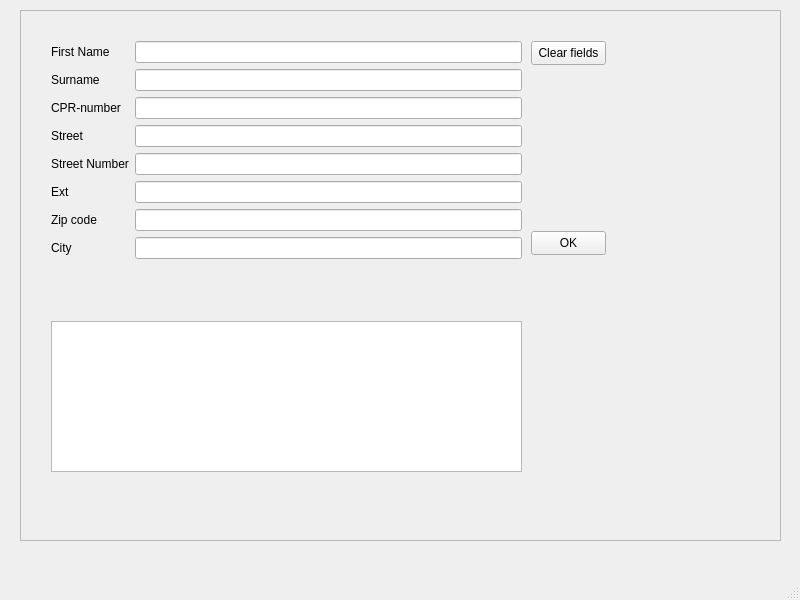
<?xml version="1.0" encoding="UTF-8"?>
<ui version="4.0">
 <class>MainWindow</class>
 <widget class="QMainWindow" name="MainWindow">
  <property name="geometry">
   <rect>
    <x>0</x>
    <y>0</y>
    <width>800</width>
    <height>600</height>
   </rect>
  </property>
  <property name="windowTitle">
   <string>My First App</string>
  </property>
  <widget class="QWidget" name="centralwidget">
   <widget class="QScrollArea" name="scrollArea">
    <property name="geometry">
     <rect>
      <x>20</x>
      <y>10</y>
      <width>761</width>
      <height>531</height>
     </rect>
    </property>
    <property name="widgetResizable">
     <bool>true</bool>
    </property>
    <widget class="QWidget" name="scrollAreaWidgetContents">
     <property name="geometry">
      <rect>
       <x>0</x>
       <y>0</y>
       <width>759</width>
       <height>529</height>
      </rect>
     </property>
     <widget class="QWidget" name="formLayoutWidget">
      <property name="geometry">
       <rect>
        <x>30</x>
        <y>30</y>
        <width>471</width>
        <height>221</height>
       </rect>
      </property>
      <layout class="QFormLayout" name="formLayout">
       <item row="0" column="0">
        <widget class="QLabel" name="firstNameLabel">
         <property name="text">
          <string>First Name</string>
         </property>
        </widget>
       </item>
       <item row="0" column="1">
        <widget class="QLineEdit" name="firstNameLineEdit">
         <property name="toolTip">
          <string/>
         </property>
         <property name="inputMask">
          <string/>
         </property>
         <property name="text">
          <string/>
         </property>
         <property name="placeholderText">
          <string/>
         </property>
         <property name="clearButtonEnabled">
          <bool>true</bool>
         </property>
        </widget>
       </item>
       <item row="1" column="0">
        <widget class="QLabel" name="surnameLabel">
         <property name="text">
          <string>Surname</string>
         </property>
        </widget>
       </item>
       <item row="1" column="1">
        <widget class="QLineEdit" name="surnameLineEdit"/>
       </item>
       <item row="2" column="0">
        <widget class="QLabel" name="cPRNumberLabel">
         <property name="text">
          <string>CPR-number</string>
         </property>
        </widget>
       </item>
       <item row="2" column="1">
        <widget class="QLineEdit" name="cPRNumberLineEdit"/>
       </item>
       <item row="3" column="0">
        <widget class="QLabel" name="streetLabel">
         <property name="text">
          <string>Street</string>
         </property>
        </widget>
       </item>
       <item row="3" column="1">
        <widget class="QLineEdit" name="streetLineEdit"/>
       </item>
       <item row="4" column="0">
        <widget class="QLabel" name="streetNumberLabel">
         <property name="text">
          <string>Street Number</string>
         </property>
        </widget>
       </item>
       <item row="4" column="1">
        <widget class="QLineEdit" name="streetNumberLineEdit"/>
       </item>
       <item row="5" column="0">
        <widget class="QLabel" name="extLabel">
         <property name="text">
          <string>Ext</string>
         </property>
        </widget>
       </item>
       <item row="5" column="1">
        <widget class="QLineEdit" name="extLineEdit"/>
       </item>
       <item row="6" column="0">
        <widget class="QLabel" name="zipCodeLabel">
         <property name="text">
          <string>Zip code</string>
         </property>
        </widget>
       </item>
       <item row="6" column="1">
        <widget class="QLineEdit" name="zipCodeLineEdit"/>
       </item>
       <item row="7" column="0">
        <widget class="QLabel" name="cityLabel">
         <property name="text">
          <string>City</string>
         </property>
        </widget>
       </item>
       <item row="7" column="1">
        <widget class="QLineEdit" name="cityLineEdit"/>
       </item>
      </layout>
      <zorder>firstNameLineEdit</zorder>
      <zorder>firstNameLabel</zorder>
      <zorder>surnameLabel</zorder>
      <zorder>surnameLineEdit</zorder>
      <zorder>cPRNumberLabel</zorder>
      <zorder>cPRNumberLineEdit</zorder>
      <zorder>streetLabel</zorder>
      <zorder>streetLineEdit</zorder>
      <zorder>streetNumberLabel</zorder>
      <zorder>streetNumberLineEdit</zorder>
      <zorder>extLabel</zorder>
      <zorder>extLineEdit</zorder>
      <zorder>zipCodeLabel</zorder>
      <zorder>zipCodeLineEdit</zorder>
      <zorder>cityLabel</zorder>
      <zorder>cityLineEdit</zorder>
     </widget>
     <widget class="QPushButton" name="pushButtonClear">
      <property name="geometry">
       <rect>
        <x>510</x>
        <y>30</y>
        <width>75</width>
        <height>24</height>
       </rect>
      </property>
      <property name="text">
       <string>Clear fields</string>
      </property>
     </widget>
     <widget class="QPushButton" name="pushButtonOK">
      <property name="geometry">
       <rect>
        <x>510</x>
        <y>220</y>
        <width>75</width>
        <height>24</height>
       </rect>
      </property>
      <property name="text">
       <string>OK</string>
      </property>
     </widget>
     <widget class="QTextEdit" name="textEdit">
      <property name="geometry">
       <rect>
        <x>30</x>
        <y>310</y>
        <width>471</width>
        <height>151</height>
       </rect>
      </property>
     </widget>
    </widget>
   </widget>
  </widget>
  <widget class="QMenuBar" name="menubar">
   <property name="geometry">
    <rect>
     <x>0</x>
     <y>0</y>
     <width>800</width>
     <height>22</height>
    </rect>
   </property>
  </widget>
  <widget class="QStatusBar" name="statusbar"/>
 </widget>
 <resources/>
 <connections/>
</ui>
